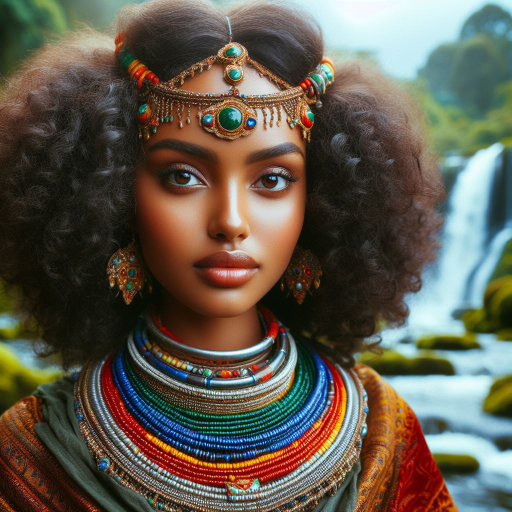
#> input picture input_images/Ethiopian_woman_art.png, 1024 x 1024 px (shown at 1/2 size)
$ python pod_gen.py
#> lines starting #> are read from the running program, lines starting #| are printed output that depends on the picture; after the words box and inside, x2 and y2 are one past the last pixel; in counts of white or black regions, pixels touching at a corner belong together
import os
import cv2
import numpy as np
import json
from PIL import Image

# Function to calculate the aspect ratio of an image
def get_aspect_ratio(image):
    width, height = image.size
    return width / height

# Function to find the best matching mockup template based on aspect ratio
def find_mockup_template(aspect_ratio, templates):
    closest_template = min(templates, key=lambda x: abs(aspect_ratio - x['aspect_ratio']))
    return closest_template

# Function to detect the green rectangle in the template and return its inner position
def detect_rectangle_position(mockup_path):
    # Load the mockup image using OpenCV
    mockup = cv2.imread(mockup_path)

    # Convert the image to the HSV color space
    hsv = cv2.cvtColor(mockup, cv2.COLOR_BGR2HSV)

    # Define the color range for detecting the green rectangle (adjust if necessary)
    lower_green = np.array([40, 40, 40])
    upper_green = np.array([80, 255, 255])

    # Create a mask for the green color
    mask = cv2.inRange(hsv, lower_green, upper_green)

    # Find contours in the mask
    contours, _ = cv2.findContours(mask, cv2.RETR_TREE, cv2.CHAIN_APPROX_SIMPLE)

    for contour in contours:
        # Approximate the contour
        epsilon = 0.04 * cv2.arcLength(contour, True)
        approx = cv2.approxPolyDP(contour, epsilon, True)

        # If the approximated contour has 4 points, we assume it's a rectangle
        if len(approx) == 4:
            # Get the bounding box coordinates
            x, y, w, h = cv2.boundingRect(approx)

            return (x, y, w, h)

    return None

# Function to create mockup
def create_mockup(user_image_path, mockup_template):
    user_image = Image.open(user_image_path)

    # Detect rectangle position in the mockup template
    rectangle_position = detect_rectangle_position(mockup_template['template_path'])

    if not rectangle_position:
        raise ValueError("No green rectangle found in the mockup template.")

    x, y, w, h = rectangle_position

    # Open mockup template using PIL
    mockup = Image.open(mockup_template['template_path'])

    # Resize user_image to fit within the detected rectangle
    user_image = user_image.resize((w, h), Image.LANCZOS)

    # Paste user_image onto mockup at the detected position
    mockup.paste(user_image, (x, y))

    # Save the result
    result_path = f"output_images/mockup_{os.path.basename(user_image_path)}"
    mockup.save(result_path)

    return result_path

# Main function to process the user's image and generate mockups
def generate_mockups(user_image_path, templates):
#> called with user_image_path = 'input_images/Ethiopian_woman_art.png'
    user_image = Image.open(user_image_path)
#> user_image is the input picture: PIL image 1024x1024 RGB; mean R, G, B 97.2, 90.2, 77.5
    aspect_ratio = get_aspect_ratio(user_image)
#> aspect_ratio = 1

    print(f"Aspect ratio of user image: {aspect_ratio}")
#| Aspect ratio of user image: 1.0

    # Find the appropriate mockup template
    mockup_template = find_mockup_template(aspect_ratio, templates)
#> in find_mockup_template, `closest_template = min(templates, key=lambda x: abs(aspect_ratio - x['..`: closest_template = {'aspect_ratio': 1.33, 'template_path': 'mockup_images/green_1x1.png'}
#> mockup_template has the same summary as closest_template in find_mockup_template

    print(f"Selected mockup template: {mockup_template['template_path']}")
#| Selected mockup template: mockup_images/green_1x1.png

    # Create the mockup
    result_path = create_mockup(user_image_path, mockup_template)
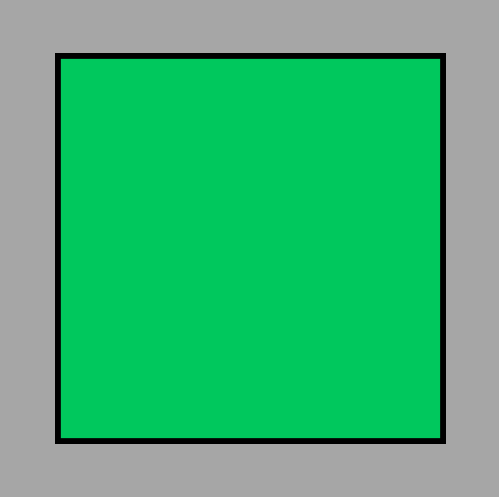
#> input picture mockup_images/green_1x1.png, 499 x 497 px
#> in detect_rectangle_position, mockup is the input picture: shape (497, 499, 3); mean B, G, R 117.6, 179.7, 63.7
#> in detect_rectangle_position, `hsv = cv2.cvtColor(mockup, cv2.COLOR_BGR2HSV)`: hsv: shape (497, 499, 3); mean H, S, V 43.3, 149.3, 179.7
#> in detect_rectangle_position, `mask = cv2.inRange(hsv, lower_green, upper_green)`:
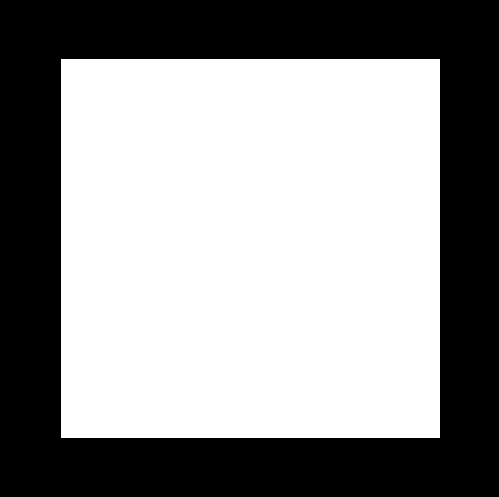
#> mask: shape (497, 499); 57.9% white; 1 black region, box (x1, y1, x2, y2) and area: (0, 0, 499, 497) 104362
#> in detect_rectangle_position, `contours, _ = cv2.findContours(mask, cv2.RETR_TREE, cv2.CHAIN_APPROX_S..`: contours = [[[61, 59], [61, 437], [439, 437], [439, 59]]]
#> the loop in detect_rectangle_position, `for contour in contours:` made 1 pass
#> (epsilon, approx, x, y, w, h) on pass 1: (60.48, [[61, 59], [61, 437], [439, 437], [439, 59]], 61, 59, 379, 379)
#> in create_mockup, `rectangle_position = detect_rectangle_position(mockup_template['templa..`: rectangle_position = (61, 59, 379, 379)
#> in create_mockup, `x, y, w, h = rectangle_position`: x = 61; y = 59; w = 379
#> in create_mockup, `user_image = user_image.resize((w, h), Image.LANCZOS)`:
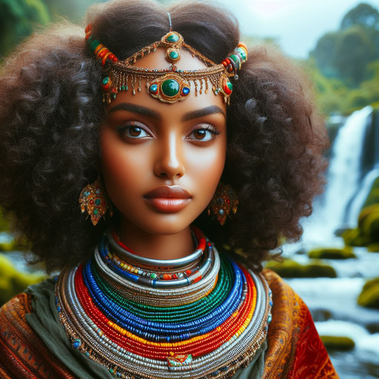
#> user_image: PIL image 379x379 RGB; mean R, G, B 97.3, 90.2, 77.5
#> in create_mockup, `mockup.paste(user_image, (x, y))`:
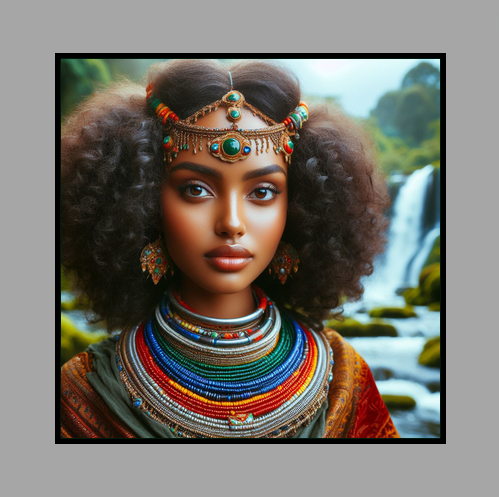
#> mockup: PIL image 499x497 RGBA; mean R, G, B, A 120, 116.1, 108.6, 255

    print(f"Mockup generated: {result_path}")
#| Mockup generated: output_images/mockup_Ethiopian_woman_art.png

    # Return the result as a JSON object
    result = {
        "mockup_file": result_path,
    }

    return json.dumps(result)

if __name__ == "__main__":
    # Available mockup templates with their aspect ratios
    mockup_templates = [
        {"aspect_ratio": 1.33, "template_path": "mockup_images/green_1x1.png"}
    ]

    # User Images from Input
    user_image_path = "input_images/Ethiopian_woman_art.png"

    print(generate_mockups(user_image_path, mockup_templates))
